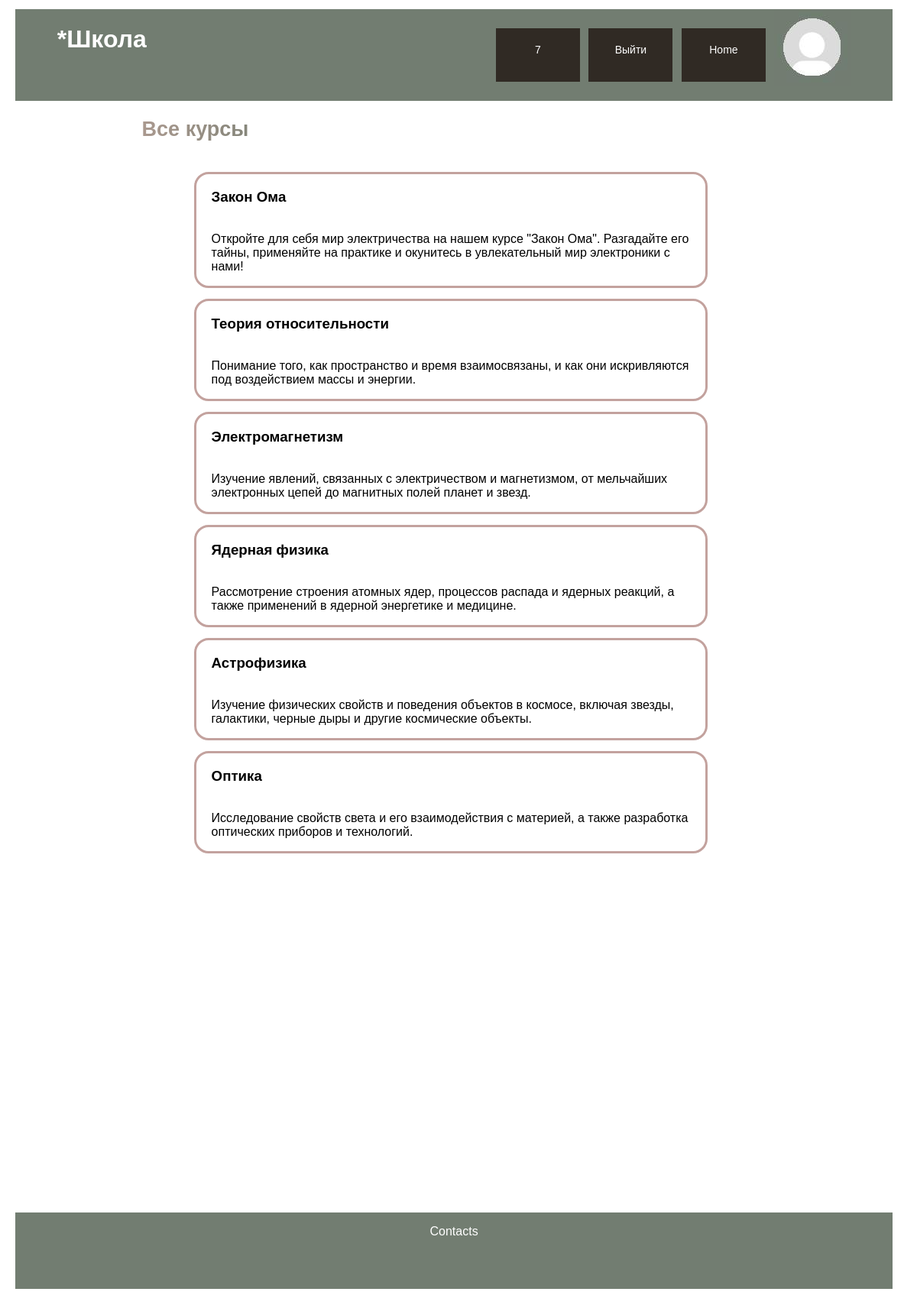
Page /home/all-courses (signed in) on the committed database.
### data/users.py (models this page shows, shortened)
class User(SqlAlchemyBase, UserMixin):
    __tablename__ = 'users'
    id = sqlalchemy.Column(sqlalchemy.Integer,
                           primary_key=True, autoincrement=True)
    name = sqlalchemy.Column(sqlalchemy.String, nullable=True)
    about = sqlalchemy.Column(sqlalchemy.String, nullable=True)
    email = sqlalchemy.Column(sqlalchemy.String,
                              index=True, unique=True, nullable=True)
    hashed_password = sqlalchemy.Column(sqlalchemy.String, nullable=True)
    created_date = sqlalchemy.Column(sqlalchemy.DateTime,
                                     default=datetime.datetime.now)
    photo = sqlalchemy.Column(sqlalchemy.String, default='default.jpg')
    user_course = orm.relationship("UserCourse", back_populates='user')

### data/courses.py (models this page shows)
class Course(SqlAlchemyBase):
    __tablename__ = 'courses'
    id = sqlalchemy.Column(sqlalchemy.Integer,
                           primary_key=True, autoincrement=True)
    title = sqlalchemy.Column(sqlalchemy.String, nullable=True)
    description = sqlalchemy.Column(sqlalchemy.String, nullable=True)
    content = sqlalchemy.Column(sqlalchemy.String, nullable=True)
    created_date = sqlalchemy.Column(sqlalchemy.DateTime,
                                     default=datetime.datetime.now)
    user_course = orm.relationship("UserCourse", back_populates='course')

### main.py (the view, shortened to what this page needs)
@app.route('/home/all-courses')
def all_courses():
    form = HomeForm()
    db_sess = db_session.create_session()
    all_courses = db_sess.query(Course).all()
    id_newcourses = ''
    if current_user.is_authenticated:
        id_courses = db_sess.query(UserCourse).filter(UserCourse.user_id == current_user.id).all()
        my_courses = []
        if id_courses != []:
            for el in id_courses:
                courses = db_sess.query(Course).filter(Course.id == el.id_course).first()
                my_courses.append(courses)
            id_newcourses = []
            for el in my_courses:
                id_newcourses.append(el.id)
        else:
            my_courses = '1'
    else:
        my_courses = ''
    return render_template('all_courses.html', course=all_courses, userinf=current_user, len=len(all_courses), checked=id_newcourses, form=form)

### data/db_session.py (called while the page is built)
def create_session() -> Session:
    global __factory
    return __factory()

### main.py (called while the page is built)
@login_manager.user_loader
def load_user(user_id):
    db_sess = db_session.create_session()
    return db_sess.query(User).get(user_id)

### templates/all_courses.html (shortened to what this page needs)
{% extends "base.html" %}
{% block content %}
<h2 class="gradient">Все курсы</h2>
<div class="all-courses">
{% for el in course %}
    <a href="{{ url_for('course', course_id=el.id) }}">
    <div class="all-onecourse" data-course-id="{{ el.id }}">
<h3><a class="all-onecourse-a">{{ el.title }}</a></h3>
        <p><a class="all-onecourse-a"> {{ el.description }}</a></p>
    </div>
    </a>
{% endfor %}
    </div>
{% endblock %}

### templates/base.html (shortened to what this page needs)
<!DOCTYPE html>
<html lang="en">
<head>
        <link rel="stylesheet" href="../../../static/styles.css">
</head>
<body>
    <div class="head">
        <a href="/" class="name"><h1 class="name">*Школа</h1></a>
        {% if current_user.is_authenticated %}
            <a class="button" href="/home/personal-class/<{{ current_user.email }}>">{{ current_user.name }}</a>
            <a class="button" href="/logout">Выйти</a>
            <a href="/home" class="button">Home</a>
            <img class="avatar" src="../../../static/avatars/{{ current_user.photo }}" alt="no">
    {% else %}
            <a href="/login" class="button">Log In</a>
            <a href="/login/registration" class="button">Register</a>
            <a href="/home" class="button">Home</a>
    {% endif %}
        </div>
</body>
<main role="main" class="container">
    {% block content %}{% endblock %}
</main>
<footer>
    <div class="footer">
            <p>
                Contacts
            </p>
    </div>
</footer>
</html>

### static/styles.css (style rules this page uses)
a { color: inherit; }
.head { display: flex; flex-direction: row; flex-wrap: wrap; justify-content: center; margin-left: 1%; margin-right: 1%; margin-top: 1%; background-color: rgb(114,125,113); font-family: Verdana, Helvetica, Arial, sans-serif; width: 97%; height: 120px; padding-buttom: 1%; color: #FFFFFF; }
.head img { width: 100px; height: 100px; }
.name { display: inline-block; width: 50%; margin-buttom: 100%; font-family: Verdana, Helvetica, Arial, sans-serif; }
.button { position: relative; background-color: #302a24; border: none; font-size: 14px; color: #FFFFFF; padding: 20px; width: 70px; height: 30px; text-align: center; transition-duration: 0.4s; text-decoration: none; overflow: hidden; cursor: pointer; margin-right: 1%; align-self: center; }
.footer { margin-left: 1%; margin-right: 1%; margin-top: 40%; text-align: center; display: inline-block; background-color: rgb(114,125,113); color: #FFFFFF; font-family: Verdana, Helvetica, Arial, sans-serif; width: 97%; height: 100px; }
.gradient { font-size: 27px; font-weight: 600; background-image: linear-gradient(to left, #4d685a, #aa998f); color: transparent; background-clip: text; -webkit-background-clip: text; display: inline-block; width: 30%; margin-left: 15%; font-family: Verdana, Helvetica, Arial, sans-serif; }
.all-courses { margin-left: 21%; margin-right: 21%; display: flex; flex-direction: column; flex-wrap: wrap; flex-start; justify-content: center; }
.all-onecourse { cursor: pointer; transition: background-color 0.3s ease; display: flex; flex-direction: column; flex-wrap: wrap; justify-content: flex-start ; outline: solid rgb(195,162,158); border-radius: 1rem; margin-right: 3%; margin-top: 3%; font-family: Verdana, Helvetica, Arial, sans-serif; }
.all-onecourse h3 { margin-left: 3%; }
.all-onecourse p { margin-left: 3%; }
.all-onecourse-a { text-decoration:none; color: black; }

### rows in the picture
User: name "7", photo (placeholder picture)
Course: title "Закон Ома", description "Откройте для себя мир электричества на нашем курсе \"Закон Ома\". Разгадайте его тайны, применяйте на практике и окунитесь в увлекательный мир электроники с нами!"
Course: title "Теория относительности", description "Понимание того, как пространство и время взаимосвязаны, и как они искривляются под воздействием массы и энергии."
Course: title "Электромагнетизм", description "Изучение явлений, связанных с электричеством и магнетизмом, от мельчайших электронных цепей до магнитных полей планет и звезд."
Course: title "Ядерная физика", description "Рассмотрение строения атомных ядер, процессов распада и ядерных реакций, а также применений в ядерной энергетике и медицине."
Course: title "Астрофизика", description "Изучение физических свойств и поведения объектов в космосе, включая звезды, галактики, черные дыры и другие космические объекты."
Course: title "Оптика", description "Исследование свойств света и его взаимодействия с материей, а также разработка оптических приборов и технологий."
